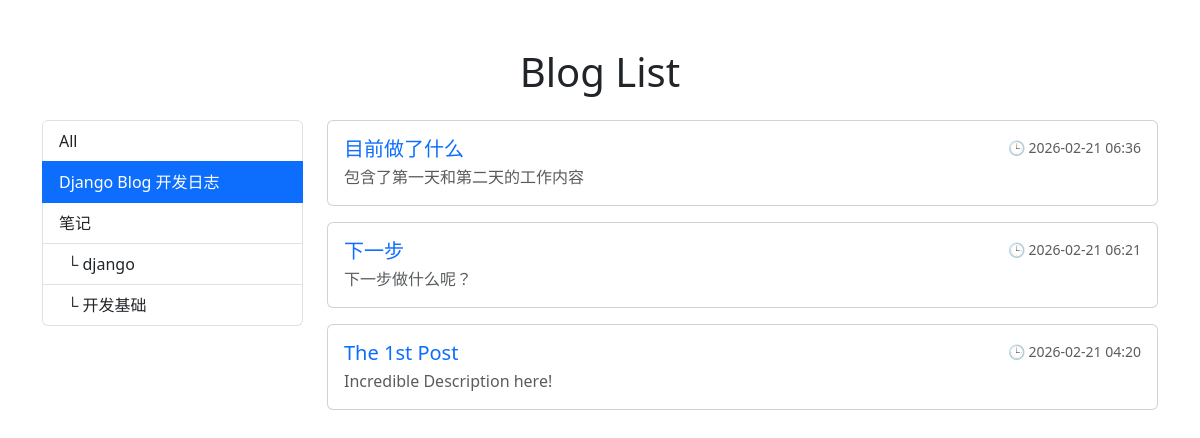
The page /posts/category/1/ on the database its author committed.
### posts/models.py (models this page shows, shortened)
class Category(models.Model):
    name = models.CharField(max_length=100)
    slug = models.SlugField(max_length=100, unique=True)
    parent = models.ForeignKey(
        "self",
        null=True, blank=True,
        related_name="children",
        on_delete=models.CASCADE,
    )
    class Meta:
        verbose_name_plural = "Categories"

class Post(models.Model):
    STATUS_CHOICES = [("draft", "Draft"), ("published", "Published")]
    title = models.CharField(max_length=100)
    content = models.TextField()
    description = models.CharField(max_length=200)
    category = models.ForeignKey(
        Category, null=True, blank=True,
        related_name="posts",
        on_delete=models.SET_NULL
    )
    status = models.CharField(max_length=10, choices=STATUS_CHOICES, default="draft")
    published_at = models.DateTimeField(null=True, blank=True)
    created_at = models.DateTimeField(auto_now_add=True)
    updated_at = models.DateTimeField(auto_now=True)

### posts/views.py (the view)
# urls.py: path("", PostListView.as_view(), name='post_list'),
class PostListView(ListView):
    model = Post
    template_name = "posts/post_list.html"
    paginate_by = 10
    def get_queryset(self):
        qs = Post.objects.filter(status="published").order_by("-published_at", "-created_at")
        slug = self.kwargs.get("category_slug")
        if slug:
            qs = qs.filter(category__slug=slug)
        return qs
    def get_context_data(self, **kwargs):
        ctx = super().get_context_data(**kwargs)
        ctx["categories"] = Category.objects.select_related("parent").all()
        ctx["active_category_slug"] = self.kwargs.get("category_slug")
        return ctx

### posts/templates/posts/post_list.html (shortened to what this page needs)
{% load static %}
<!DOCTYPE html>
<html lang="en">
<head>
    <link rel="stylesheet" href="{% static 'posts/bootstrap.min.css' %}">
</head>
<body>
<div class="container mt-5">
    <h1 class="text-center mb-4">Blog List</h1>
    <div class="row">
        <aside class="col-md-3">
            <div class="list-group">
                <a class="list-group-item {% if not active_category_slug %}active{% endif %}"
                   href="{% url 'post_list' %}">
                    All
                </a>
                {% for c in categories %}
                    {% if not c.parent %}
                        <a class="list-group-item {% if active_category_slug == c.slug %}active{% endif %}"
                           href="{% url 'post_list_by_category' c.slug %}">
                            {{ c.name }}
                        </a>
                        {% for child in c.children.all %}
                            <a class="list-group-item ps-4 {% if active_category_slug == child.slug %}active{% endif %}"
                               href="{% url 'post_list_by_category' child.slug %}">
                                └ {{ child.name }}
                            </a>
                        {% endfor %}
                    {% endif %}
                {% endfor %}
            </div>
        </aside>
        <main class="col-md-9">
            {% for post in object_list %}
                <div class="card mb-3">
                    <div class="card-body">
                        <div class="d-flex justify-content-between align-items-start mb-1">
                            <h5 class="card-title mb-0">
                                <a href="{% url 'post_detail' post.pk %}" class="text-decoration-none">
                                    {{ post.title }}
                                </a>
                            </h5>
                            <p class="text-muted small mb-0">
                                🕒 {{ post.created_at|date:"Y-m-d H:i" }}
                            </p>
                        </div>
                        <p class="card-text text-muted mb-0">
                            {{ post.description }}
                        </p>
                    </div>
                </div>
            {% empty %}
                <p class="text-center text-muted">No posts yet.</p>
            {% endfor %}
        </main>
    </div>
</div>
</body>
</html>

### rows shown on the page
Category: name "Django Blog 开发日志"
Category: name "笔记"
Category: name "django"
Category: name "开发基础"
Post: title "目前做了什么", created_at "2026-02-21 06:36", description "包含了第一天和第二天的工作内容"
Post: title "下一步", created_at "2026-02-21 06:21", description "下一步做什么呢？"
Post: title "The 1st Post", created_at "2026-02-21 04:20", description "Incredible Description here!"
